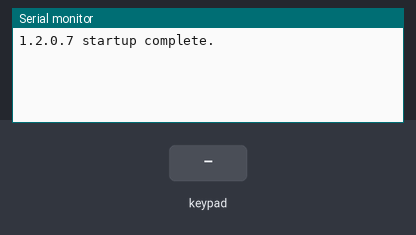
Bench run of a sketch on a simulated Arduino Leonardo, built with avr-gcc and run on an emulated ATmega32U4. Parts: the last lines printed to the serial monitor. Wiring (inferred from the signals the program sends): 5×5 keypad (labels assumed): rows pin 2, pin 3, pin 4, pin 5, pin 6; columns pin 10, pin 14, pin 15, pin 9, pin 8. The inputs (shaded band) are chosen by the test bench. USB keyboard and mouse output is not drawn.

Above: at 1.2 s.
1.3 s: key '1' pressed
At 3.1 s:
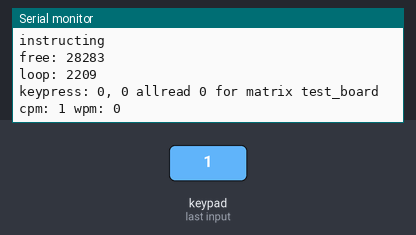
3.7 s: keypad keys 1 2 3 4 pressed 0.4 s apart
At 4.45 s:
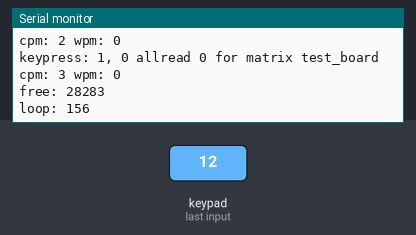
6.8 s: key '2' pressed
At 6.94 s:
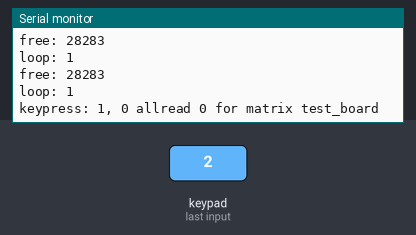
8.3 s: keypad keys 1 2 3 4 A pressed 0.4 s apart
At 8.64 s:
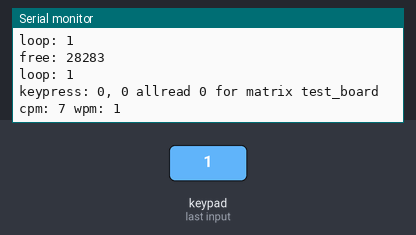
Timing chart, 0 to 11.3 s (numbered marks = the images above; inputs shaded):
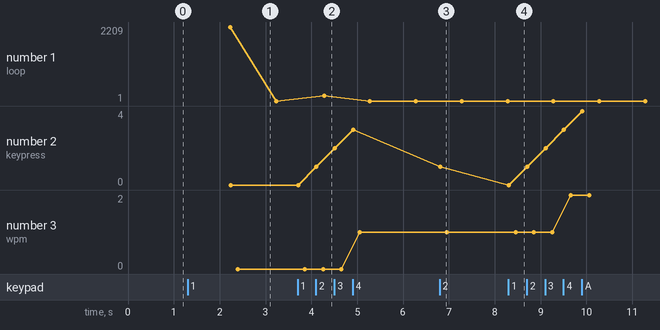

Measured:
- after the input at 1.3 s, the serial monitor: prints a new line after 0.94 s (image 1)
- after the input at 3.7 s, the serial monitor: prints a new line after 0.16 s (image 2)
- after the input at 8.3 s, the serial monitor: prints a new line at once (image 4)
- plotted number 2: 0 → 3 after the input at 3.7 s, 1 → 4 after the input at 8.3 s
- plotted number 3: 1 → 2 after the input at 8.3 s

The sketch:

dactyl.ino
```cpp
// switch between keyboards with this one
//#define REGULAR
#define TEST_BOARD


// useful if you have more than one half to a keyboard
// intentionally defined to allow users to use only the arduino and remove any code/memory usage from using mcp io expander
#ifdef REGULAR
#define IO_EXPANDER
#endif // REGULAR

// debug flag, call log() as you would serial.printf
// when debug is undefined, log() will turn into an empty inline method and the compiler will remove 3kb of debug code+strings from memory
#define DEBUG true
//#define VERBOSE
#ifdef DEBUG
// features that depend on debug to work anyway
// key release log
//#define DEBUG_RELEASE
// how long it takes to run each loop and how much memory is currently between heap and stack
#define LOOPTIMER
#endif // DEBUG

// wdt_enable in loop() will prevent the system from being reprogrammed without a reset
// this is useful for production applications but can be annoying when debugging
// when enabled, removing the connection between two boards when the io expander is enabled can be used to halt the board in a startup loop
// debug disables this to make it easy to program
// remember not to spend more than 250ms thinking in the processing loop or *boom*
#ifndef DEBUG
#ifdef IO_EXPANDER
#ifdef REGULAR
#define WATCHDOG_ENABLED
#endif // regular enable
#endif // ioexp emable
#endif // DEBUG

// record lifetime keystrokes in eeprom.
// because this updates the eeprom daily, 100,000 writes will last 273 years.
// five updates a day during periods of activity would only reduce the lifespan to 54 years. probably longer than i've got left
// a specific override key may also write the eeprom immediately
#define LIFETIME_KEYSTROKES

// wpm over last 60s. no storage or stats
#define WPM

// comment out to disable keyboard actions. keyboard header still necessary for various key definitions
#define REAL_KEYBOARD

// max matrixes to include
#ifdef REGULAR
const short MATRIX_COUNT = 4;
#else
const short MATRIX_COUNT = 1;
#endif // REGULAR
// current firmware version
const char* VERSION = "1.2.0.7";

#ifdef WATCHDOG_ENABLED
#include <avr/wdt.h>
#endif
#include <Keyboard.h>

// shared debug code
#ifdef DEBUG
char* debugBuffer = new char[128];
void log(const __FlashStringHelper* fmt, ...) {
  if (!fmt) return;
  va_list argp;
  va_start(argp, fmt);
  vsnprintf_P(debugBuffer, 128, (PGM_P)fmt, argp);
  va_end(argp);
  if(Serial)Serial.println(debugBuffer);
}
// memory layout on this is a little more predictable
int freeMemory() {
  char* heapStack = malloc(8);
  int f = (int)&heapStack - (int)heapStack;
  free(heapStack);
  log(F("free: %d"), f);
  return f;
}
#else
inline void log(const __FlashStringHelper* _, ...) {}
#endif

#include "matrix.h"
#include "macro.h"
#include "matrix_dactyl.h"

Matrix matricies[MATRIX_COUNT];
Overlay myOverlays[1];

const char* instructions = "Hold T and E at the same time to change between simple keyboard and key information mode.";

void setup() {
  //Serial.begin(9600);
  //while(!Serial);
#ifdef WATCHDOG_ENABLED
  MCUSR = 0;
  wdt_disable();
#endif // WATCHDOG_ENABLED
#ifdef IO_EXPANDER
  //while(!Serial);
  while (!ioexp.begin()) {
    if(Serial)Serial.print(F("Could not init left deck (FW: "));
    if(Serial)Serial.write(VERSION);
    if(Serial)Serial.println(")");
    delay(750);
  }
#else
#ifdef WATCHDOG_ENABLED
  delay(10000); // wait ten seconds instead
#endif // WATCHDOG_ENABLED
#endif // IO_EXPANDER
#ifdef REAL_KEYBOARD
  Keyboard.begin();
#endif // REAL_KEYBOARD
  //init_matrix();
  init_test_matrix();
  //init_overlay();
  init_macros();
    if(Serial)Serial.write(VERSION);
  if(Serial)Serial.println(F(" startup complete."));
#ifdef LIFETIME_KEYSTROKES
  EEPROM.get(0, keystrokes);
#endif // LIFETIME_KEYSTROKES
}

void init_test_matrix() {
  matricies[0] = test_board_matrix();
  for (int i = 0; i < MATRIX_COUNT; i++) {
    Matrix* m = matricies + i;
    configure_matrix(m);
  }
}

void init_matrix() {
  return;
  matricies[M_RIGHT_MAIN] = main_matrix_right();
  matricies[M_RIGHT_THUMB] = thumb_matrix_right();
  matricies[M_LEFT_MAIN] = main_matrix_left();
  matricies[M_LEFT_THUMB] = thumb_matrix_left();
  for (int i = 0; i < MATRIX_COUNT; i++) {
    Matrix* m = matricies + i;
    configure_matrix(m);
  }
}

void init_overlay() {
  overlay_main(myOverlays);
  overlays = myOverlays;
}

void init_macros() {
  memset(macros, 0, sizeof(Macro)*MACRO_COUNT);
  macros[0].seq = malloc(sizeof(char) * 22);
  sprintf_P(macros[0].seq, PSTR("r35k%cdsre r2k%cdsre k%c"), KEY_F11, KEY_DOWN_ARROW, KEY_RETURN);
  //lentest(macros);
  macros[1].seq = malloc(sizeof(char) * 7);
  sprintf_P(macros[1].seq, PSTR("h%ck%cu%c"), KEY_LEFT_ALT, KEY_F2, KEY_LEFT_ALT);
  //lentest(macros+1);
}

#ifdef LOOPTIMER
unsigned long lastLoop = 0;
unsigned long lastReport = 0;
void idlecheck() {
  unsigned long ms = millis();
  if (ms - lastReport > 1000) {
    lastReport = ms;
    freeMemory();
    log(F("loop: %d"), (ms - lastLoop));
  }
  lastLoop = ms;
}
#endif // LOOPTIMER

bool instruct = false;

void loop() {
#ifdef WATCHDOG_ENABLED
  wdt_enable(WDTO_250MS); // col/row process shouldn't take longer than 250ms
#endif // WATCHDOG_ENABLED
  for (short xi = 0; xi < MATRIX_COUNT; ++xi) {
    process(matricies + xi, xi);
  }
  if (!instruct) {
    delay(2000);
    if(Serial)Serial.println(F("instructing"));
    Keyboard.write(instructions, strlen(instructions));
    instruct = true;
  }
#ifdef LOOPTIMER
  idlecheck();
#endif // LOOPTIMER
#ifdef LIFETIME_KEYSTROKES
  savecheck();
#endif // LIFETIME_KEYSTROKES
#ifdef WPM
  cpmproc();
#endif // WPM
}
```

macro.h
```cpp
#ifndef __MACRO_H__
#define __MACRO_H__

#include <Keyboard.h>

// example macro encoding format
// r5 kn sd re k78 k78 k78 k78
// r, h, u, d, ` and k are reserved
// still a big address space left!
// r5 = repeat next macros five times
// re = repeat end
// kn = press key n - note this must be a single char!
// ds = short delay, 500ms
// ` = starts and ends a string that should be printed to the remote terminal
// hn = hold key n - note this must be a single char!
// un == release key n - note this must be a single char! - should be improved to remove next character and pop the release key off the stack
// space is skipped - you can safely omit them if you want more dynamic memory space

// reserved but not implemented
// d1 = delay for 1s - warning, change wdt if fixing this, consider a millis() based solution

// this code is unsafe - incorrect macro sequences may cause your microcontroller to crash doing an illegal operation
// repeat sets cannot be nested - i.e. r5 r5 k65 re re       will not work
// repeat sets can be repeated - i.e. r5 k65 re r5 k65 re    will repeat 65 10 times ok

class Macro {
public:
  // Pointer to static char* which is encoded commands
  char* seq;
  void execute();
private:
  short resumePosition;
  short delayLength;
  void executeMacroStr(char* macro, int len);
};

#define MACRO_COUNT 2
Macro macros[MACRO_COUNT];

void lentest(Macro* m) {
  log(F("Macro len %d macro: %s"), strlen(m->seq)+1, m->seq);
}

//#include <avr/pgmspace.h>
//const char fst[] PROGMEM = ;
//const char *const string_table[] PROGMEM = {fst};
//  char* fduff = malloc(sizeof(char)*28);
//  strcpy_P(fduff, (char *)pgm_read_word(&(string_table[0])));  // Necessary casts and dereferencing, just copy.

void Macro::execute() {
  int len = strlen(this->seq);
  this->executeMacroStr(this->seq, len);
}

int countUntil(char* sectionStart, int len, char sectionChar) {
  for (int i = 0; i < len; ++i) {
    if (sectionStart[i] == sectionChar) {
      return i;
    }
  }
  return 1;
}

void Macro::executeMacroStr(char* macro, int len) {
  short repeatModeStart = 0;
  short repeatModeCounter = 0;
  for (short i = 0; i < len; ++i) {
#ifdef WATCHDOG_ENABLED
  wdt_enable(WDTO_1S); // single loop shouldn't be longer than 1s
#endif // WATCHDOG_ENABLED
    unsigned char cmd = macro[i];
    if (cmd == ' ') {
      continue;
    }
    unsigned char next = macro[i+1];
    if (cmd == 'r') {
      if (next == 'e') {
        // repeat end, execute repeatModeStart
        log(F("finishing repeat mode for %d times at position %d"), repeatModeCounter, i);
        for (int j = 0; j < repeatModeCounter; ++j) {
          this->executeMacroStr(this->seq+repeatModeStart, i-repeatModeStart);
        }
        i += 1;
        repeatModeStart = 0;
        repeatModeCounter = 0;
        continue;
      } else {
        // repeat start and counter
        repeatModeCounter = atoi(macro+i+1);
        repeatModeStart = i+2;
        if (repeatModeCounter > 9) {
          repeatModeStart += 1;
        }
        if (repeatModeCounter > 99) {
          repeatModeStart += 1;
        }
        i += 1;
        log(F("entering repeat mode for %d times at position %d"), repeatModeCounter, repeatModeStart);
      }
    }
    if (repeatModeStart != 0 && repeatModeCounter != 0) {
      // suppress commands until repeat mode is handled
      continue;
    }
    if (cmd == 'k') {
      // Push the next char as a key
      log(F("pushing key %c (d: %d)"), next, next);
#ifdef REAL_KEYBOARD
      Keyboard.write(next);
#endif // REAL_KEYBOARD
      i += 1;
    } else if (cmd == 'd') {
      if (next == 's') {
        delay(250);
      }
      i += 1;
    } else if (cmd == 'h') {
      log(F("hold key %c (d: %d)"), next, next);
#ifdef REAL_KEYBOARD
      Keyboard.press(next);
#endif // REAL_KEYBOARD
      i += 1;
    } else if (cmd == 'u') {
      log(F("release key %c (d: %d)"), next, next);
#ifdef REAL_KEYBOARD
      Keyboard.release(next);
#endif // REAL_KEYBOARD
      i += 1;
    } else if (cmd == '`') {
      int seqLen = countUntil(macro+i+1, len-1-i, '`');
      log(F("Sequence should be %d chars"), seqLen);
      Keyboard.write(macro+i+1, seqLen);
      i = i+seqLen+1;
    } else {
      log(F("unprocessed command %c (next: %c)"), cmd, next);
    }
  }
}

#endif // __MACRO_H__
```

matrix_dactyl.h
```cpp
Matrix test_board_matrix() {
  Matrix a;
  a.init("test_board", 5, 5);
  short offone = 1;
  a.rows[0] = 2; // TX0
  a.rows[1] = 3; // RX1
  a.rows[2] = 4;
  a.rows[3] = 5;
  a.rows[4] = 6;
  a.columns[0] = 10;
  a.columns[1] = 14;
  a.columns[2] = 15;
  a.columns[3] = 9;
  a.columns[4] = 8;
  a.keymap[0][0] = 'a';
  a.keymap[1][0] = 'b';
  a.keymap[2][0] = 'c';
  a.keymap[3][0] = 'd';
  a.keymap[4][0] = 'e'; // actually the space bar
  a.keymap[0][1] = 'f';
  a.keymap[1][1] = 'g';
  a.keymap[2][1] = ' ';
  a.keymap[3][1] = 'i'-offone;
  a.keymap[4][1] = 'j'-offone; // actually the space bar
  a.keymap[0][2] = 'k'-offone;
  a.keymap[1][2] = 'l'-offone;
  a.keymap[2][2] = 'm'-offone;
  a.keymap[3][2] = 'n'-offone;
  a.keymap[4][2] = 'o'-offone; // actually the space bar
  a.keymap[0][3] = 'p'-offone;
  a.keymap[1][3] = 'q'-offone;
  a.keymap[2][3] = 'r'-offone;
  a.keymap[3][3] = 's'-offone;
  a.keymap[4][3] = 't'-offone; // actually the space bar
  a.keymap[0][4] = 'u'-offone;
  a.keymap[1][4] = 'v'-offone-offone;
  a.keymap[2][4] = 'x'-offone-offone-offone;
  a.keymap[3][4] = 'y'-offone-offone-offone;
  a.keymap[4][4] = 'z'-offone-offone-offone; // actually the space bar
  return a;
}


Matrix main_matrix_right() {
  Matrix a;
  a.init("main_right", 6, 5);
  a.rows[0] = 1; // TX0
  a.rows[1] = 0; // RX1
  a.rows[2] = 4;
  a.rows[3] = 20;
  a.rows[4] = 19;
  a.columns[0] = 21;
  a.columns[1] = 5;
  a.columns[2] = 6;
  a.columns[3] = 7;
  a.columns[4] = 8;
  a.columns[5] = 9;
  a.keymap[0][0] = '6';
  a.keymap[0][1] = 'y';
  a.keymap[0][2] = 'h';
  a.keymap[0][3] = 'n';
  a.keymap[0][4] = ' '; // actually the space bar
  a.keymap[1][0] = '7';
  a.keymap[1][1] = 'u';
  a.keymap[1][2] = 'j';
  a.keymap[1][3] = 'm';
  a.keymap[1][4] = '[';
  a.keymap[2][0] = '8';
  a.keymap[2][1] = 'i';
  a.keymap[2][2] = 'k';
  a.keymap[2][3] = ',';
  a.keymap[2][4] = ']';
  a.keymap[3][0] = '9';
  a.keymap[3][1] = 'o';
  a.keymap[3][2] = 'l';
  a.keymap[3][3] = '.';
  a.keymap[3][4] = '=';
  a.keymap[4][0] = '0';
  a.keymap[4][1] = 'p';
  a.keymap[4][2] = ';';
  a.keymap[4][3] = '/';
  a.keymap[4][4] = KEY_PAGE_UP;
  a.keymap[5][0] = '-';
  a.keymap[5][1] = '\\';
  a.keymap[5][2] = '\'';
  a.keymap[5][3] = KEY_BACKSPACE;
  a.keymap[5][4] = KEY_PAGE_DOWN;
  return a;
}

Matrix thumb_matrix_right() {
  Matrix a;
  a.init("thumb_right", 3, 2);
  a.rows[0] = 16;
  a.rows[1] = 10;
  a.columns[0] = 18;
  a.columns[1] = 15;
  a.columns[2] = 14;
  a.keymap[0][0] = KEY_LEFT_GUI;//KEY_RIGHT_ALT;
  a.keymap[0][1] = KEY_OVERLAY_1;
  a.keymap[1][0] = KEY_RIGHT_SHIFT;
  a.keymap[1][1] = KEY_RETURN;
  a.keymap[2][0] = KEY_RIGHT_CTRL;
  return a;
}

Matrix main_matrix_left() {
  Matrix a;
  a.init("left_main", 6, 5);
  a.setRemote();
  a.rows[0] = 14;
  a.rows[1] = 13;
  a.rows[2] = 12;
  a.rows[3] = 11;
  a.rows[4] = 10;
  a.columns[0] = 0;
  a.columns[1] = 1;
  a.columns[2] = 2;
  a.columns[3] = 3;
  a.columns[4] = 4;
  a.columns[5] = 15;
  a.keymap[0][0] = '`';
  a.keymap[0][1] = KEY_TAB;
  a.keymap[0][2] = KEY_ESC;
  a.keymap[0][3] = KEY_LEFT_ALT;//KEY_LEFT_SHIFT;
  a.keymap[0][4] = KEY_LEFT_GUI;
  a.keymap[1][0] = '1';
  a.keymap[1][1] = 'q';
  a.keymap[1][2] = 'a';
  a.keymap[1][3] = 'z';
  a.keymap[1][4] = KEY_LEFT_ARROW;
  a.keymap[2][0] = '2';
  a.keymap[2][1] = 'w';
  a.keymap[2][2] = 's';
  a.keymap[2][3] = 'x';
  a.keymap[2][4] = KEY_DOWN_ARROW;
  a.keymap[3][0] = '3';
  a.keymap[3][1] = 'e';
  a.keymap[3][2] = 'd';
  a.keymap[3][3] = 'c';
  a.keymap[3][4] = KEY_UP_ARROW;
  a.keymap[4][0] = '4';
  a.keymap[4][1] = 'r';
  a.keymap[4][2] = 'f';
  a.keymap[4][3] = 'v';
  a.keymap[4][4] = KEY_RIGHT_ARROW;
  a.keymap[5][0] = '5';
  a.keymap[5][1] = 't';
  a.keymap[5][2] = 'g';
  a.keymap[5][3] = 'b';
  a.keymap[5][4] = ' ';
  return a;
}

Matrix thumb_matrix_left() { // alt, space, shift, dunno top right three yet
  Matrix a;
  a.init("left_thumb", 3, 2);
  a.setRemote();
  a.rows[0] = 9;
  a.rows[1] = 8;
  a.columns[0] = 5;
  a.columns[1] = 6;
  a.columns[2] = 7;
  a.keymap[1][0] = KEY_LEFT_SHIFT;
  a.keymap[0][1] = KEY_OVERLAY_1;
  a.keymap[0][0] = KEY_LEFT_GUI;//;
  a.keymap[1][1] = KEY_BACKSPACE;
  a.keymap[2][0] = KEY_LEFT_CTRL;
  a.keymap[2][1] = ' ';
  return a;
}
```

overlay.h
```cpp
struct Overlay {
  unsigned char keymap[MATRIX_COUNT][MAX_COLS][MAX_ROWS];
};

#define M_RIGHT_MAIN 0
#define M_RIGHT_THUMB 1
#define M_LEFT_MAIN 2
#define M_LEFT_THUMB 3

void clearOverlay(Overlay* o) {
  memset(o, 0, sizeof(Overlay));
}

Overlay* overlay_main(Overlay* a) {
  clearOverlay(a);
  // top row
  a->keymap[M_RIGHT_MAIN][0][0] = KEY_F6;
  a->keymap[M_RIGHT_MAIN][1][0] = KEY_F7;
  a->keymap[M_RIGHT_MAIN][2][0] = KEY_F8;
  a->keymap[M_RIGHT_MAIN][3][0] = KEY_F9;
  a->keymap[M_RIGHT_MAIN][4][0] = KEY_F10;
  a->keymap[M_RIGHT_MAIN][5][0] = KEY_F11;
  a->keymap[M_RIGHT_MAIN][5][1] = KEY_F12;
  // 6 floating keys
  a->keymap[M_RIGHT_MAIN][1][1] = KEY_INSERT;
  a->keymap[M_RIGHT_MAIN][2][1] = KEY_HOME;
  a->keymap[M_RIGHT_MAIN][3][1] = KEY_PAGE_UP;
  a->keymap[M_RIGHT_MAIN][1][2] = KEY_DELETE;
  a->keymap[M_RIGHT_MAIN][2][2] = KEY_END;
  a->keymap[M_RIGHT_MAIN][3][2] = KEY_PAGE_DOWN;

  // reverse arrow keys
  a->keymap[M_RIGHT_MAIN][1][3] = KEY_LEFT_ARROW;
  a->keymap[M_RIGHT_MAIN][2][3] = KEY_DOWN_ARROW;
  a->keymap[M_RIGHT_MAIN][3][3] = KEY_UP_ARROW;
  a->keymap[M_RIGHT_MAIN][4][3] = KEY_RIGHT_ARROW;
  // top row
  a->keymap[M_LEFT_MAIN][0][0] = KEY_MOUSE_LEFT;
  a->keymap[M_LEFT_MAIN][1][0] = KEY_F1;
  a->keymap[M_LEFT_MAIN][2][0] = KEY_F2;
  a->keymap[M_LEFT_MAIN][3][0] = KEY_F3;
  a->keymap[M_LEFT_MAIN][4][0] = KEY_F4;
  a->keymap[M_LEFT_MAIN][5][0] = KEY_F5;
  a->keymap[M_LEFT_MAIN][5][1] = KEY_MACRO_2;
  // 6 floating keys
  a->keymap[M_LEFT_MAIN][2][1] = KEY_INSERT;
  a->keymap[M_LEFT_MAIN][3][1] = KEY_HOME;
  a->keymap[M_LEFT_MAIN][4][1] = KEY_PAGE_UP;

  a->keymap[M_LEFT_MAIN][0][2] = KEY_MACRO_1;
  a->keymap[M_LEFT_MAIN][2][2] = KEY_DELETE;
  a->keymap[M_LEFT_MAIN][3][2] = KEY_END;
  a->keymap[M_LEFT_MAIN][4][2] = KEY_PAGE_DOWN;
  a->keymap[M_LEFT_MAIN][5][2] = KEY_SHOW_KEYSTROKES;
  // reverse arrow keys
  a->keymap[M_LEFT_MAIN][2][3] = 0;
  a->keymap[M_LEFT_MAIN][3][3] = 0;
  a->keymap[M_LEFT_MAIN][4][3] = 0;
  a->keymap[M_LEFT_MAIN][5][3] = KEY_PRINT_SCREEN;

  a->keymap[M_LEFT_MAIN][0][4] = KEY_SAVE_KEYSTROKES;

  // convert backspace to return when overlay is enabled
  a->keymap[M_LEFT_THUMB][1][1] = KEY_RETURN;
  return a;
}
```

Source omitted: matrix.h (15497 bytes)
